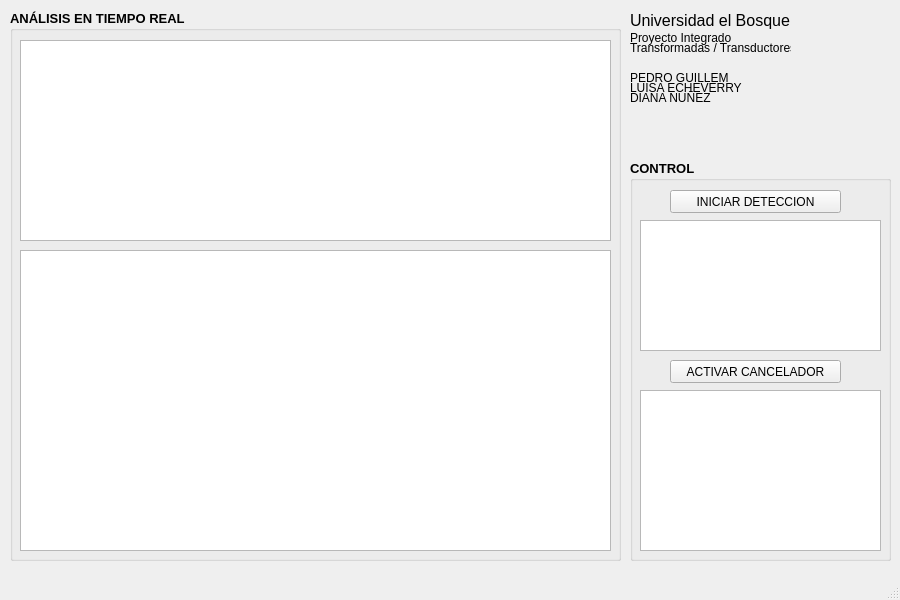
<?xml version="1.0" encoding="UTF-8"?>
<ui version="4.0">
 <class>MainWindow</class>
 <widget class="QMainWindow" name="MainWindow">
  <property name="geometry">
   <rect>
    <x>0</x>
    <y>0</y>
    <width>900</width>
    <height>600</height>
   </rect>
  </property>
  <property name="minimumSize">
   <size>
    <width>900</width>
    <height>0</height>
   </size>
  </property>
  <property name="windowTitle">
   <string>Proyecto Integrado - Cancelador Tonos Puros v0.1</string>
  </property>
  <widget class="QWidget" name="centralwidget">
   <widget class="QGroupBox" name="realtimeData">
    <property name="geometry">
     <rect>
      <x>10</x>
      <y>10</y>
      <width>611</width>
      <height>551</height>
     </rect>
    </property>
    <property name="font">
     <font>
      <family>Arial</family>
      <pointsize>10</pointsize>
      <weight>75</weight>
      <bold>true</bold>
     </font>
    </property>
    <property name="title">
     <string>ANÁLISIS EN TIEMPO REAL</string>
    </property>
    <widget class="PlotWidget" name="audioPCM">
     <property name="geometry">
      <rect>
       <x>10</x>
       <y>30</y>
       <width>591</width>
       <height>201</height>
      </rect>
     </property>
    </widget>
    <widget class="PlotWidget" name="audioFFT">
     <property name="geometry">
      <rect>
       <x>10</x>
       <y>240</y>
       <width>591</width>
       <height>301</height>
      </rect>
     </property>
    </widget>
   </widget>
   <widget class="QGroupBox" name="controlData">
    <property name="geometry">
     <rect>
      <x>630</x>
      <y>160</y>
      <width>261</width>
      <height>401</height>
     </rect>
    </property>
    <property name="font">
     <font>
      <family>Arial</family>
      <pointsize>10</pointsize>
      <weight>75</weight>
      <bold>true</bold>
     </font>
    </property>
    <property name="title">
     <string>CONTROL</string>
    </property>
    <widget class="PlotWidget" name="cancelData">
     <property name="geometry">
      <rect>
       <x>10</x>
       <y>230</y>
       <width>241</width>
       <height>161</height>
      </rect>
     </property>
    </widget>
    <widget class="QPushButton" name="btnDetectar">
     <property name="geometry">
      <rect>
       <x>40</x>
       <y>30</y>
       <width>171</width>
       <height>23</height>
      </rect>
     </property>
     <property name="font">
      <font>
       <pointsize>9</pointsize>
       <weight>50</weight>
       <bold>false</bold>
      </font>
     </property>
     <property name="toolTip">
      <string>&lt;html&gt;&lt;head/&gt;&lt;body&gt;&lt;p&gt;Iniciar Deteccion de Tonos Puros&lt;/p&gt;&lt;/body&gt;&lt;/html&gt;</string>
     </property>
     <property name="text">
      <string>INICIAR DETECCION</string>
     </property>
    </widget>
    <widget class="QPushButton" name="btnCancelar">
     <property name="geometry">
      <rect>
       <x>40</x>
       <y>200</y>
       <width>171</width>
       <height>23</height>
      </rect>
     </property>
     <property name="font">
      <font>
       <pointsize>9</pointsize>
       <weight>50</weight>
       <bold>false</bold>
      </font>
     </property>
     <property name="toolTip">
      <string>&lt;html&gt;&lt;head/&gt;&lt;body&gt;&lt;p&gt;Activar/Desactivar Cancelador de Tonos&lt;/p&gt;&lt;/body&gt;&lt;/html&gt;</string>
     </property>
     <property name="text">
      <string>ACTIVAR CANCELADOR</string>
     </property>
    </widget>
    <widget class="QTextBrowser" name="dataLog">
     <property name="geometry">
      <rect>
       <x>10</x>
       <y>60</y>
       <width>241</width>
       <height>131</height>
      </rect>
     </property>
    </widget>
   </widget>
   <widget class="QLabel" name="tprincipal">
    <property name="geometry">
     <rect>
      <x>630</x>
      <y>10</y>
      <width>251</width>
      <height>21</height>
     </rect>
    </property>
    <property name="font">
     <font>
      <family>Arial</family>
      <pointsize>12</pointsize>
     </font>
    </property>
    <property name="text">
     <string>Universidad el Bosque</string>
    </property>
   </widget>
   <widget class="QLabel" name="tproyecto">
    <property name="geometry">
     <rect>
      <x>630</x>
      <y>30</y>
      <width>151</width>
      <height>16</height>
     </rect>
    </property>
    <property name="text">
     <string>Proyecto Integrado</string>
    </property>
   </widget>
   <widget class="QLabel" name="tproyecto2">
    <property name="geometry">
     <rect>
      <x>630</x>
      <y>40</y>
      <width>161</width>
      <height>16</height>
     </rect>
    </property>
    <property name="text">
     <string>Transformadas / Transductores</string>
    </property>
   </widget>
   <widget class="QLabel" name="pedro">
    <property name="geometry">
     <rect>
      <x>630</x>
      <y>70</y>
      <width>161</width>
      <height>16</height>
     </rect>
    </property>
    <property name="text">
     <string>PEDRO GUILLEM</string>
    </property>
   </widget>
   <widget class="QLabel" name="luisa">
    <property name="geometry">
     <rect>
      <x>630</x>
      <y>80</y>
      <width>161</width>
      <height>16</height>
     </rect>
    </property>
    <property name="text">
     <string>LUISA ECHEVERRY</string>
    </property>
   </widget>
   <widget class="QLabel" name="diana">
    <property name="geometry">
     <rect>
      <x>630</x>
      <y>90</y>
      <width>161</width>
      <height>16</height>
     </rect>
    </property>
    <property name="text">
     <string>DIANA NUÑEZ</string>
    </property>
   </widget>
  </widget>
  <widget class="QMenuBar" name="menubar">
   <property name="geometry">
    <rect>
     <x>0</x>
     <y>0</y>
     <width>900</width>
     <height>18</height>
    </rect>
   </property>
  </widget>
  <widget class="QStatusBar" name="statusbar"/>
 </widget>
 <customwidgets>
  <customwidget>
   <class>PlotWidget</class>
   <extends>QGraphicsView</extends>
   <header>pyqtgraph</header>
  </customwidget>
 </customwidgets>
 <resources/>
 <connections/>
</ui>
